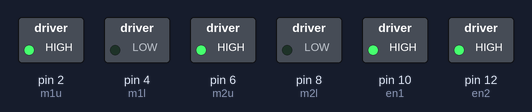
This sketch was run on a simulated Arduino Uno, built with avr-gcc and run on an emulated ATmega328P. Shown: switched loads named in the sketch (green lamp = pin HIGH).

Above: at 0.5 s.
At 9.0 s:
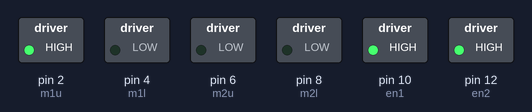
At 15.1 s:
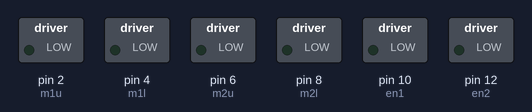
Timing chart, 0 to 15.9 s (numbered marks = the images above):
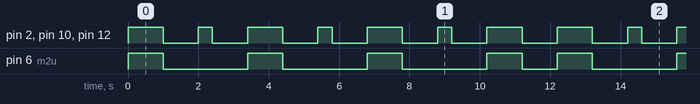

Measured:
- by itself, pin 6 (m2u): repeats every 12.2 s: 3 × (LOW 2.4 s, HIGH 1.0 s), LOW 1.0 s, HIGH 1.0 s
- by itself, pin 2 (m1u), pin 10 (en1), pin 12 (en2): repeats every 12.2 s: LOW 1.0 s, HIGH 0.40 s, LOW 1.0 s, HIGH 1.0 s, LOW 1.0 s, HIGH 0.40 s, LOW 1.0 s, HIGH 1.0 s, LOW 1.0 s, HIGH 0.40 s, 2 × (LOW 1.0 s, HIGH 1.0 s)
- by itself, everything shown: repeats every 12.2 s, in 14 steps

The sketch:

car_moving.ino
```cpp
// Motor-1
const int m1u = 2;
const int m1l = 4;
// Motor-2
const int m2u = 6;
const int m2l = 8;
// Enable PINs
const int en1 = 10;
const int en2 = 12;

void setup() {
  pinMode(m1u, OUTPUT);
  pinMode(m1l, OUTPUT);
  pinMode(m2u, OUTPUT);
  pinMode(m2l, OUTPUT);
  pinMode(en1, OUTPUT);
  pinMode(en2, OUTPUT);
}

void forward() {
  digitalWrite(en1, HIGH); digitalWrite(en2, HIGH);
  digitalWrite(m1u, HIGH); digitalWrite(m1l, LOW);
  digitalWrite(m2u, HIGH); digitalWrite(m2l, LOW);
}

void backward() {
  digitalWrite(en1, HIGH); digitalWrite(en2, HIGH);
  digitalWrite(m1u, LOW); digitalWrite(m1l, HIGH);
  digitalWrite(m2u, LOW); digitalWrite(m2l, HIGH);
}

void left() {
  digitalWrite(en1, HIGH); digitalWrite(en2, HIGH);
  digitalWrite(m1u, HIGH); digitalWrite(m1l, LOW);
  digitalWrite(m2u, LOW); digitalWrite(m2l, LOW);
}

void right() {
  digitalWrite(en1, HIGH); digitalWrite(en2, HIGH);
  digitalWrite(m1u, LOW); digitalWrite(m1l, LOW);
  digitalWrite(m2u, HIGH); digitalWrite(m2l, LOW);
}

void stopMotors() {
  digitalWrite(en1, LOW); digitalWrite(en2, LOW);
  digitalWrite(m1u, LOW); digitalWrite(m1l, LOW);
  digitalWrite(m2u, LOW); digitalWrite(m2l, LOW);
}

//
// loop() is to show the car moving in a pre-defined path practically
// modify this function for your expected path or movement
//
void loop() {
  forward();
  delay(1000);
  stopMotors();
  delay(1000);

  left();
  delay(400);
  stopMotors();
  delay(1000);

  forward();
  delay(1000);
  stopMotors();
  delay(1000);

  left();
  delay(400);
  stopMotors();
  delay(1000);

  forward();
  delay(1000);
  stopMotors();
  delay(1000);

  left();
  delay(400);
  stopMotors();
  delay(1000);

  forward();
  delay(1000);
  stopMotors();
  delay(1000);
}
```
